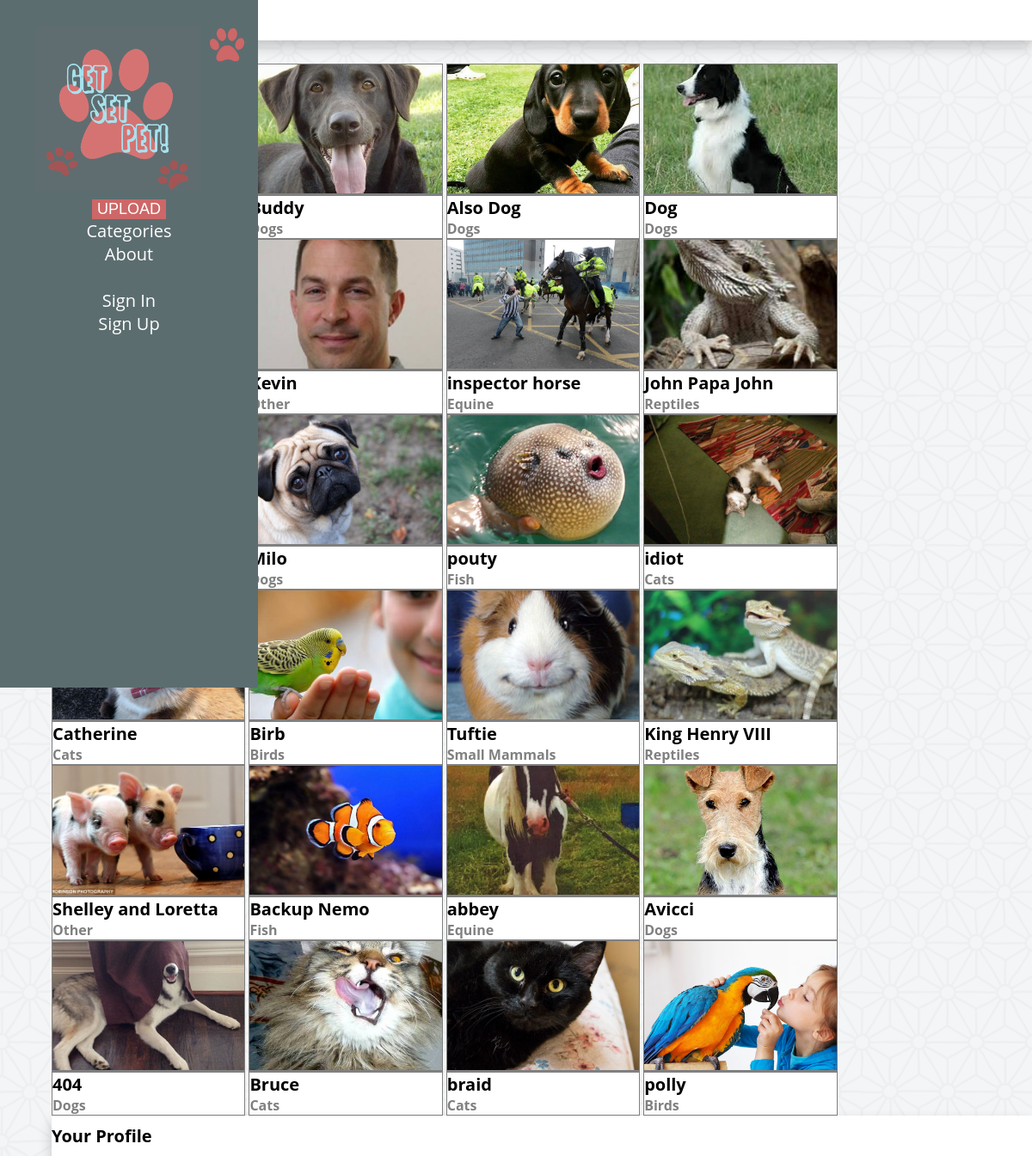
The page / on the database its author committed.
### gsp/models.py (models this page shows, shortened)
class Upload(models.Model):
    user = models.ForeignKey(User)
    category = models.ForeignKey(Category)
    name = models.CharField(max_length=128)
    picture = models.ImageField(upload_to=user_directory_path)
    ratings = models.ForeignKey(Rating)
    date_added = models.DateTimeField(auto_now_add=True)

class Category(models.Model):
    name = models.CharField(max_length=128, unique=True)
    slug = models.SlugField(unique=True)
    img = models.CharField(max_length=64, unique=True)
    class Meta:
        verbose_name_plural = 'Categories'
    def __str__(self):
        return self.name

### gsp/views.py (the view)
# urls.py: url(r'^$', views.index, name='index'),
def index(request):
    newest_uploads = Upload.objects.order_by('-date_added')
    return render(request, 'gsp/index.html', {'newest_uploads': newest_uploads})

### templates/gsp/index.html (shortened to what this page needs)
 <!DOCTYPE html>
{% extends 'gsp/base.html' %}
{% load staticfiles %}
{% load ratings %}
{% block body_block %}
    <div class = "categorySection">
    <h1> All uploads </h1>
</div>
<div class = "cardunit">
			{% for upload in newest_uploads %}
			<div class = "smallcard" id = "myBtn">
				<div class = "smallpet">
					<img src="{{ MEDIA_URL }}{{ upload.picture }}"
					alt="Picture of {{ upload.name }}">
				</div>
				<h1>{{ upload.name }}</h1>
				<br>
				<h4>{{ upload.category }}</h4>
                <br>
				</div>
			{% endfor %}
		</div>
<div class = "categorySection">
<h1> Your Profile </h1>
</div>
</div>
{% endblock %}

### templates/gsp/base.html (shortened to what this page needs)
<!DOCTYPE html>
{% load staticfiles %}
<html>
	<head>
		<link href="{% static 'css/template-css.css' %}" rel="stylesheet" type="text/css">
		<link rel="stylesheet" href="{% static 'star-ratings/css/star-ratings.css' %}">
	</head>
	<body>
		<div class="page-content">
			{% block body_block %}
			{% endblock %}
		<nav>
			<div class = "icon">
			<a href="/gsp/"> <img src="{% static 'images/paw.png' %}"></a>
			<br>
			</div>
			<ul>
				<div class = "logo">
				<a href="/gsp/"> <img src="{% static 'images/logo.jpg' %}"></a>
				<div class = "upload">
					<a href="{% url 'upload' %}"><button>Upload</button></a>
			<br>
			<a href="{% url 'cats' %}">Categories</a>
			<br>
			<li><a href="{% url 'about' %}">About</a></li>
			<br>
			{% if user.is_authenticated %}
			<li><a href="{% url 'logout' %}">Logout</a></li>
			{% else %}
			<li><li><a href="{% url 'login' %}">Sign In</a></li>
			<li><a href="{% url 'register' %}">Sign Up</a></li>
			{% endif %}
		</ul>
			</nav>
	</body>
</html>

### static/css/template-css.css (style rules this page uses)
* { margin: 0px; }
.upload button { border: 0px; background: #CE6767; color: #ffffff; font-size: 18px; text-transform: uppercase; }
body h1 { font-family: 'Open Sans', sans-serif; font-weight: 700; font-size: 20px; }
body { background-image: url('background.png') }
.logo { z-index: 9999; margin-left: 10%; margin-right: 10%; }
.logo img { width:80%; height: auto; }
.page-content { position: relative; top: 0; }
nav { width: 25%; float: left; color: white; background-color: #5C6D70; text-align: center; position: fixed; height: 100vh; position: fixed; left: -20%; top: 0; bottom: 0; z-index: 998; cursor: pointer; margin-right: 1em; }
nav:after { position: absolute; content: ' '; width: 0; height: 0; right: -70px; top: 50%; }
nav ul { padding-top: 10%; padding-left: 0; width: auto; list-style-type: none; font-size: 20px; font-family: 'Open Sans', sans-serif; }
nav, nav * { transition: all 1000ms ease; }
a { text-decoration: none; color: white; }
.icon { float: right; }
.icon img { padding-top: 2em; padding-right: 1em; float: right; height: 40px; width: auto; }
.card h1,h4,p,span { font-family: 'Open Sans', sans-serif; font-weight: 700; }
.cardunit { position: relative; margin-left: 5%; }
.categorySection { padding-top: 10px; padding-bottom: 10px; background-color: white; position: relative; margin-left: 5%; box-shadow: 0 8px 16px 0 rgba(0,0,0,0.2); z-index: 500; }
.categorySection h1 { font-family: 'Open Sans', sans-serif; display: inline-block; }
[class^="smallcard"] { position: relative; display: inline-block; width: 19.77%; background-color: white; height:10%; margin-left: 0px; border: solid; border-color: gray; border-width: thin; box-sizing: border-box; margin-top: 0px; }
.smallcard h1,h4 { display: inline-block; }
.smallcard h4 { color: gray; }
.smallpet img { display: block; width: 100%; height:150px; object-fit: cover; border-bottom: solid; border-color: gray; }
.upload a { text-align: center; }
.upload { width: 100%; }

### rows shown on the page
Upload: picture (picture), name "Buddy", category "Dogs"
Upload: picture (picture), name "Also Dog", category "Dogs"
Upload: picture (picture), name "Dog", category "Dogs"
Upload: picture (picture), name "Kevin", category "Other"
Upload: picture (picture), name "inspector horse", category "Equine"
Upload: picture (picture), name "John Papa John", category "Reptiles"
Upload: picture (picture), name "Milo", category "Dogs"
Upload: picture (picture), name "pouty", category "Fish"
Upload: picture (picture), name "idiot", category "Cats"
Upload: name "Catherine", category "Cats"
Upload: picture (picture), name "Birb", category "Birds"
Upload: picture (picture), name "Tuftie", category "Small Mammals"
Upload: picture (picture), name "King Henry VIII", category "Reptiles"
Upload: picture (picture), name "Shelley and Loretta", category "Other"
Upload: picture (picture), name "Backup Nemo", category "Fish"
Upload: picture (picture), name "abbey", category "Equine"
Upload: picture (picture), name "Avicci", category "Dogs"
Upload: picture (picture), name "404", category "Dogs"
Upload: picture (picture), name "Bruce", category "Cats"
Upload: picture (picture), name "braid", category "Cats"
Upload: picture (picture), name "polly", category "Birds"
